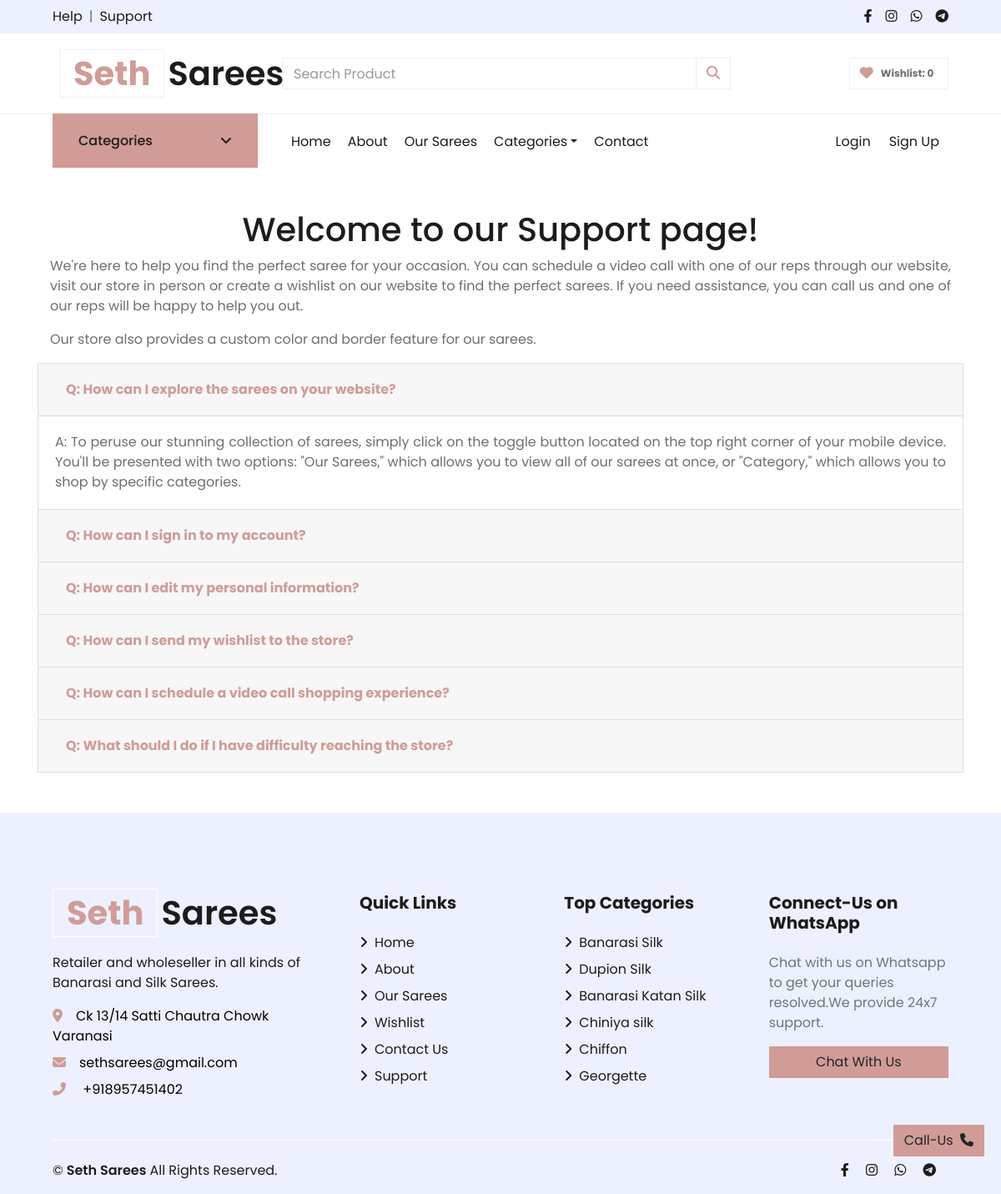
The app's page /support, older data.
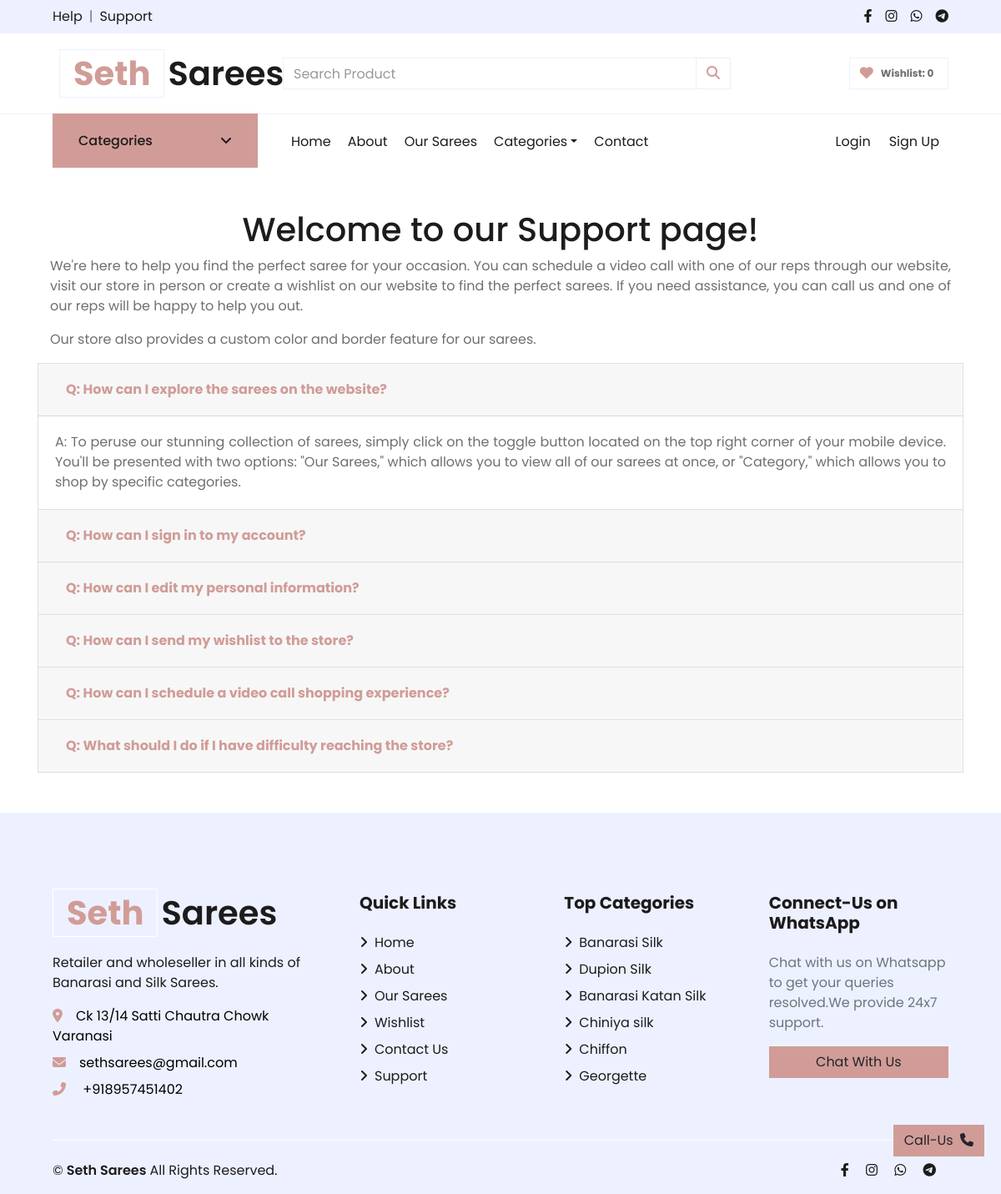
The same page, newer data.
### store/models/faqs.py (models this page shows, shortened)
class Faqs(models.Model):
    question=models.TextField( default='' , null=True , blank=True)
    answer=models.TextField( default='' , null=True , blank=True)

### store/views/support.py (the view)
# urls.py: path('support',show_support),
def show_support(request):
    data = initial_data
    error_msg=None
    error_msg = request.GET.get('error_msg')
    data['error_msg'] = error_msg
    customer_id = request.session.get('customer')
    data['wishlist_len']=0
    if customer_id:
        customer = Customer.objects.get(id=customer_id)
        wishlist_len = len(Wishlist.objects.filter(customer=customer_id))
        data['wishlist_len'] = wishlist_len
    faqs=Faqs.objects.all()
    data['faqs']=faqs
    data['title']="Saree Shopping Support - Schedule Video Calls, Create Wishlists, In-Store Assistance & More"
    data['meta_description']='We are here to help you find the perfect saree for your occasion. You can schedule a video call with one of our reps through our website, visit our store in person or create a wishlist on our website to find the perfect sarees. If you need assistance, you can call us and one of our reps will be happy to help you out. Our store also provides a custom color and border feature for our sarees.'
    data['meta_tags']='Support, find perfect saree, occasion, video call, reps, website, visit store, wishlist, assistance, custom color, border feature'
    return render(request, 'support.html', data)

### store/models/category.py (called while the page is built)
    def __str__(self):
        return self.name

### store/templates/support.html (shortened to what this page needs)
{% extends 'base.html' %}
{% load static %}
{% block content %}
<div class="container">
    <div class="container">
        <h1 class="text-center">Welcome to our Support page!</h1>
        <p class="text-justify">We're here to help you find the perfect saree for your occasion. You can schedule a video call with one of our reps through our website, visit our store in person or create a wishlist on our website to find the perfect sarees. If you need assistance, you can call us and one of our reps will be happy to help you out.</p>
        <p class="text-justify">Our store also provides a custom color and border feature for our sarees.</p>
    </div>
    <div class="row">
      <div class="col-12">
        <div class="accordion" id="faqAccordion">
          <div class="accordion" id="faqAccordion">
            {% for faq in faqs %}
            <div class="card">
              <div class="card-header" id="heading{{forloop.counter}}">
                <h5 class="mb-0">
                  <button class="btn btn-link {% if forloop.first %}show active{% endif %}" type="button" data-toggle="collapse" data-target="#collapse{{forloop.counter}}" aria-expanded="{% if forloop.first %}true{% else %}false{% endif %}" aria-controls="collapse{{forloop.counter}}" >
                   <b> Q: {{faq.question}}</b>
                  </button>
                </h5>
              </div>
              <div id="collapse{{forloop.counter}}" class="collapse {% if forloop.first %}show{% endif %}" aria-labelledby="heading{{forloop.counter}}" data-parent="#faqAccordion">
                <div class="card-body text-justify">
                  A: {{faq.answer|safe}}
                </div>
              </div>
            </div>
            {% endfor %}
          </div>
        </div>
      </div>
    </div>
  </div>
{% endblock content %}

Row changes from the older to the newer data that the page shows:
changed Faqs: question "How can I explore the sarees on your website?" → "How can I explore the sarees on the website?"
